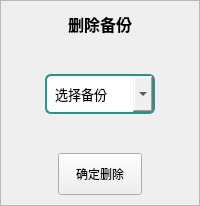
    <widget class="QFrame" name="frame_3">
     <property name="minimumSize">
      <size>
       <width>180</width>
       <height>0</height>
      </size>
     </property>
     <property name="maximumSize">
      <size>
       <width>300</width>
       <height>300</height>
      </size>
     </property>
     <property name="font">
      <font>
       <family>Microsoft YaHei</family>
      </font>
     </property>
     <property name="frameShape">
      <enum>QFrame::StyledPanel</enum>
     </property>
     <property name="frameShadow">
      <enum>QFrame::Raised</enum>
     </property>
     <layout class="QVBoxLayout" name="verticalLayout_3">
      <property name="spacing">
       <number>38</number>
      </property>
      <item alignment="Qt::AlignHCenter">
       <widget class="QLabel" name="label_45">
        <property name="sizePolicy">
         <sizepolicy hsizetype="Preferred" vsizetype="Preferred">
          <horstretch>0</horstretch>
          <verstretch>0</verstretch>
         </sizepolicy>
        </property>
        <property name="maximumSize">
         <size>
          <width>16777215</width>
          <height>40</height>
         </size>
        </property>
        <property name="font">
         <font>
          <family>Microsoft YaHei</family>
          <pointsize>12</pointsize>
          <bold>true</bold>
         </font>
        </property>
        <property name="text">
         <string>删除备份</string>
        </property>
        <property name="alignment">
         <set>Qt::AlignCenter</set>
        </property>
       </widget>
      </item>
      <item alignment="Qt::AlignHCenter">
       <widget class="QComboBox" name="selectDelData">
        <property name="sizePolicy">
         <sizepolicy hsizetype="Preferred" vsizetype="Preferred">
          <horstretch>0</horstretch>
          <verstretch>0</verstretch>
         </sizepolicy>
        </property>
        <property name="minimumSize">
         <size>
          <width>110</width>
          <height>40</height>
         </size>
        </property>
        <property name="maximumSize">
         <size>
          <width>170</width>
          <height>50</height>
         </size>
        </property>
        <property name="font">
         <font>
          <family>Microsoft YaHei</family>
          <pointsize>10</pointsize>
         </font>
        </property>
        <property name="styleSheet">
         <string notr="true">QComboBox {
 
    border: 2px solid #229590;
    border-radius: 6px;
    padding: 4px 8px;
}
QComboBox::drop-down {

    width: 20px;
}

/* 这是控制下拉选项背景的关键部分 */
QComboBox QAbstractItemView {
    background-color: #229590; /* 下拉选项背景色 */
    color: #ffffff; /* 下拉选项文字颜色 */
    selection-background-color: #00ff00; /* 下拉选项中选中项的背景色 */
    border: 1px solid #26c6da; /* 下拉选项边框 */
    outline: 0; /* 移除选中项的虚线框 */
    border-radius: 6px; /* 下拉选项圆角 */
}</string>
        </property>
        <property name="currentText">
         <string notr="true">选择备份</string>
        </property>
        <item>
         <property name="text">
          <string>选择备份</string>
         </property>
        </item>
       </widget>
      </item>
      <item alignment="Qt::AlignHCenter">
       <widget class="QPushButton" name="delBackup">
        <property name="sizePolicy">
         <sizepolicy hsizetype="Preferred" vsizetype="Preferred">
          <horstretch>0</horstretch>
          <verstretch>0</verstretch>
         </sizepolicy>
        </property>
        <property name="minimumSize">
         <size>
          <width>84</width>
          <height>42</height>
         </size>
        </property>
        <property name="maximumSize">
         <size>
          <width>200</width>
          <height>40</height>
         </size>
        </property>
        <property name="font">
         <font>
          <family>Microsoft YaHei</family>
         </font>
        </property>
        <property name="text">
         <string>确定删除</string>
        </property>
       </widget>
      </item>
     </layout>
    </widget>
